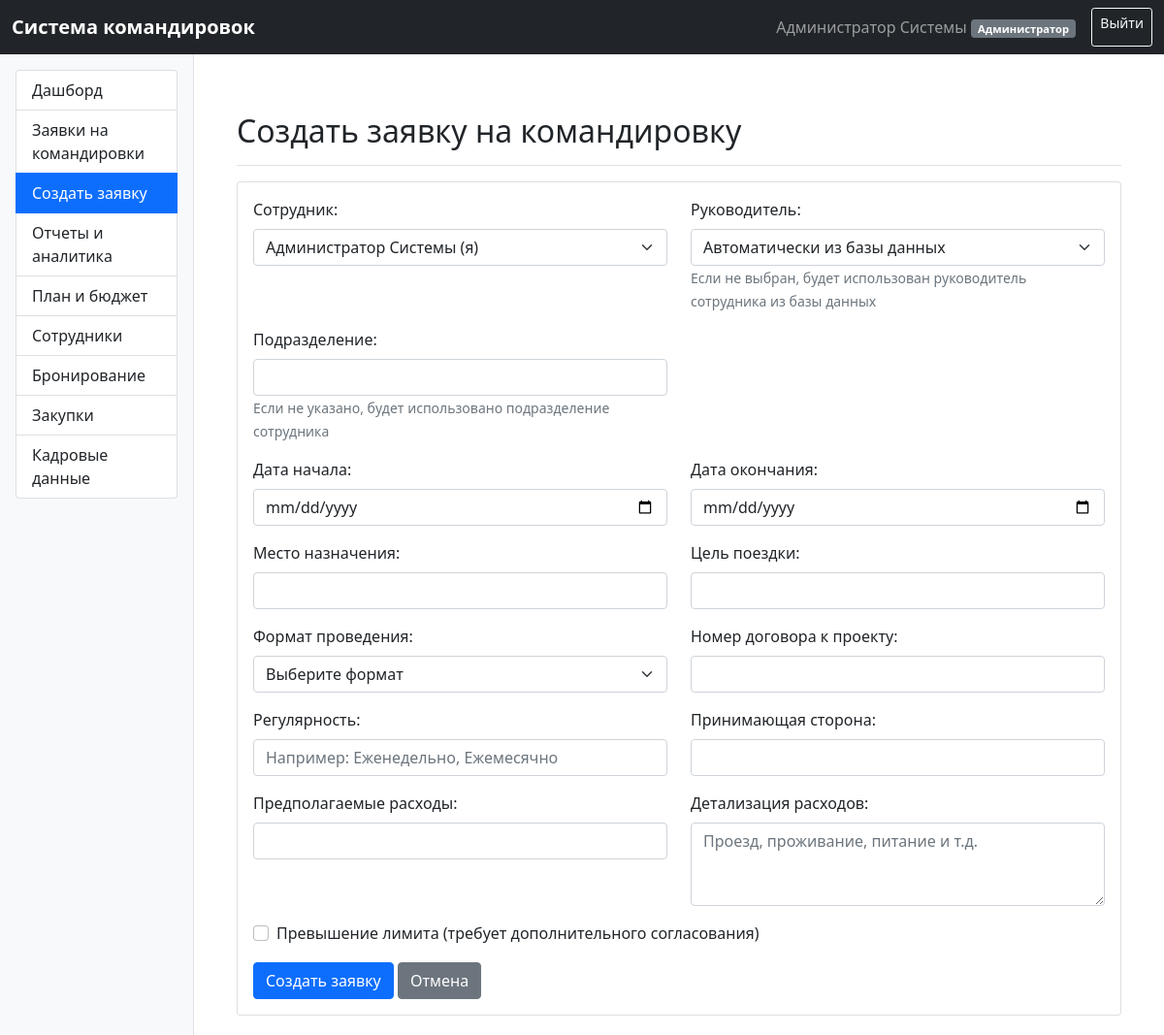
Page /create_trip (signed in) on the committed database.
### app.py (models this page shows)
class User(db.Model):
    __tablename__ = 'user'
    id = db.Column(db.Integer, primary_key=True)
    username = db.Column(db.String(80), unique=True, nullable=False)
    password_hash = db.Column(db.String(120), nullable=False)
    full_name = db.Column(db.String(100), nullable=False)
    role = db.Column(db.String(10), nullable=False)  # A, B (Безопасность), BU (Бухгалтерия), GR, R, S, K, TK, Z
    manager_id = db.Column(db.Integer, db.ForeignKey('user.id'), nullable=True)
    passport_data = db.Column(db.Text)
    department = db.Column(db.String(100))
    manager = db.relationship('User', remote_side=[id], backref='subordinates')
    created_trips = db.relationship('BusinessTrip', backref='employee', foreign_keys='BusinessTrip.employee_id')
    managed_trips = db.relationship('BusinessTrip', backref='manager_rel', foreign_keys='BusinessTrip.manager_id')
    email = db.Column(db.String(100))  # Email для уведомлений

### app.py (the view, shortened to what this page needs)
@app.route('/create_trip', methods=['GET', 'POST'])
@login_required
@role_required(['A', 'GR', 'R', 'S'])
def create_trip():
    user = User.query.get(session['user_id'])
    managers = User.query.filter(User.role.in_(['R', 'GR'])).all()
    employees = []
    if user.role == 'A' or user.role == 'GR':
        employees = User.query.filter(User.role == 'S').all()
    elif user.role == 'R':
        employees = user.subordinates
    return render_template('create_trip.html', user=user, managers=managers, employees=employees)

### app.py (called while the page is built)
def login_required(f):
    @wraps(f)
    def decorated_function(*args, **kwargs):
        if 'user_id' not in session:
            return redirect(url_for('login'))
        return f(*args, **kwargs)
    return decorated_function

def role_required(roles):
    def decorator(f):
        @wraps(f)
        def decorated_function(*args, **kwargs):
            if 'user_id' not in session:
                return redirect(url_for('login'))
            user = User.query.get(session['user_id'])
            if user.role not in roles:
                flash('Недостаточно прав для доступа к этой странице', 'error')
                return redirect(url_for('dashboard'))
            return f(*args, **kwargs)
        return decorated_function
    return decorator

### templates/create_trip.html (shortened to what this page needs)
{% extends "base.html" %}
{% block content %}
    <div class="d-flex justify-content-between flex-wrap flex-md-nowrap align-items-center pt-3 pb-2 mb-3 border-bottom">
        <h1 class="h2">Создать заявку на командировку</h1>
    </div>
    <div class="card">
        <div class="card-body">
            <form method="POST">
                <div class="row mb-3">
                    {% if user.role in ['A', 'GR', 'R'] and employees %}
                        <div class="col-md-6">
                            <label for="employee_id" class="form-label">Сотрудник:</label>
                            <select class="form-select" id="employee_id" name="employee_id">
                                <option value="{{ user.id }}">{{ user.full_name }} (я)</option>
                            </select>
                        </div>
                    {% else %}
                        <input type="hidden" name="employee_id" value="{{ user.id }}">
                    {% endif %}
                    <div class="col-md-6">
                        <label for="manager_id" class="form-label">Руководитель:</label>
                        <select class="form-select" id="manager_id" name="manager_id">
                            <option value="">Автоматически из базы данных</option>
                        </select>
                        <small class="form-text text-muted">Если не выбран, будет использован руководитель сотрудника из
                            базы данных</small>
                    </div>
                </div>
                <div class="row mb-3">
                    <div class="col-md-6">
                        <label for="department" class="form-label">Подразделение:</label>
                        <input type="text" class="form-control" id="department" name="department">
                        <small class="form-text text-muted">Если не указано, будет использовано подразделение
                            сотрудника</small>
                    </div>
                </div>
                <div class="row mb-3">
                    <div class="col-md-6">
                        <label for="start_date" class="form-label">Дата начала:</label>
                        <input type="date" class="form-control" id="start_date" name="start_date" required>
                    </div>
                    <div class="col-md-6">
                        <label for="end_date" class="form-label">Дата окончания:</label>
                        <input type="date" class="form-control" id="end_date" name="end_date" required>
                    </div>
                </div>
                <div class="row mb-3">
                    <div class="col-md-6">
                        <label for="destination" class="form-label">Место назначения:</label>
                        <input type="text" class="form-control" id="destination" name="destination" required>
                    </div>
                    <div class="col-md-6">
                        <label for="purpose" class="form-label">Цель поездки:</label>
                        <input type="text" class="form-control" id="purpose" name="purpose" required>
                    </div>
                </div>
                <div class="row mb-3">
                    <div class="col-md-6">
                        <label for="trip_format" class="form-label">Формат проведения:</label>
                        <select class="form-select" id="trip_format" name="trip_format">
                            <option value="">Выберите формат</option>
                        </select>
                    </div>
                    <div class="col-md-6">
                        <label for="project_number" class="form-label">Номер договора к проекту:</label>
                        <input type="text" class="form-control" id="project_number" name="project_number">
                    </div>
                </div>
                <div class="row mb-3">
                    <div class="col-md-6">
                        <label for="regularity" class="form-label">Регулярность:</label>
                        <input type="text" class="form-control" id="regularity" name="regularity"
                               placeholder="Например: Еженедельно, Ежемесячно">
                    </div>
                    <div class="col-md-6">
                        <label for="receiving_party" class="form-label">Принимающая сторона:</label>
                        <input type="text" class="form-control" id="receiving_party" name="receiving_party">
                    </div>
                </div>
                <div class="row mb-3">
                    <div class="col-md-6">
                        <label for="estimated_costs" class="form-label">Предполагаемые расходы:</label>
                        <input type="number" step="0.01" class="form-control" id="estimated_costs"
                               name="estimated_costs" required>
                    </div>
                    <div class="col-md-6">
                        <label for="cost_details" class="form-label">Детализация расходов:</label>
                        <textarea class="form-control" id="cost_details" name="cost_details" rows="3"
                                  placeholder="Проезд, проживание, питание и т.д."></textarea>
                    </div>
                </div>
                <div class="row mb-3">
                    <div class="col-md-12">
                        <div class="form-check">
                            <input class="form-check-input" type="checkbox" id="over_limit" name="over_limit">
                            <label class="form-check-label" for="over_limit">
                                Превышение лимита (требует дополнительного согласования)
                            </label>
                        </div>
                    </div>
                </div>
                <button type="submit" class="btn btn-primary">Создать заявку</button>
                <a href="{{ url_for('trips') }}" class="btn btn-secondary">Отмена</a>
            </form>
        </div>
    </div>
{% endblock %}

### templates/base.html (shortened to what this page needs)
<!DOCTYPE html>
<html lang="ru">
<head>
    <link href="https://cdn.jsdelivr.net/npm/bootstrap@5.1.3/dist/css/bootstrap.min.css" rel="stylesheet">
</head>
<body>
<nav class="navbar navbar-expand-lg navbar-dark bg-dark">
    <div class="container-fluid">
        <a class="navbar-brand" href="{{ url_for('dashboard') }}">Система командировок</a>
        {% if session.user_id %}
            <div class="navbar-nav ms-auto">
                <span class="navbar-text me-3">
                    {{ session.full_name }} <span class="badge bg-secondary role-badge">
                        {% if session.role == 'A' %}Администратор
                        {% elif session.role == 'B' %}Безопасность
                        {% elif session.role == 'BU' %}Бухгалтерия
                        {% elif session.role == 'GR' %}Главный руководитель
                        {% elif session.role == 'R' %}Руководитель
                        {% elif session.role == 'S' %}Сотрудник
                        {% elif session.role == 'K' %}Кадры
                        {% elif session.role == 'TK' %}Travel-координатор
                        {% elif session.role == 'Z' %}Закупки
                        {% else %}{{ session.role }}{% endif %}
                    </span>
                </span>
                <a class="btn btn-outline-light btn-sm" href="{{ url_for('logout') }}">Выйти</a>
            </div>
        {% endif %}
    </div>
</nav>
<div class="container-fluid">
    <div class="row">
        {% if session.user_id %}
            <div class="col-md-2 sidebar p-3">
                <div class="list-group">
                    <a href="{{ url_for('dashboard') }}"
                       class="list-group-item list-group-item-action {% if request.endpoint == 'dashboard' %}active{% endif %}">
                        Дашборд
                    </a>
                    <a href="{{ url_for('trips') }}"
                       class="list-group-item list-group-item-action {% if request.endpoint == 'trips' %}active{% endif %}">
                        Заявки на командировки
                    </a>
                    {% if session.role in ['A', 'GR', 'R', 'S'] %}
                        <a href="{{ url_for('create_trip') }}"
                           class="list-group-item list-group-item-action {% if request.endpoint == 'create_trip' %}active{% endif %}">
                            Создать заявку
                        </a>
                    {% endif %}
                    {% if session.role in ['A', 'B', 'BU', 'GR', 'R', 'S', 'TK', 'Z'] %}
                        <a href="{{ url_for('reports') }}"
                           class="list-group-item list-group-item-action {% if request.endpoint == 'reports' %}active{% endif %}">
                            Отчеты и аналитика
                        </a>
                    {% endif %}
                    {% if session.role in ['A', 'B', 'BU', 'GR', 'R', 'S'] %}
                        <a href="{{ url_for('planning') }}"
                           class="list-group-item list-group-item-action {% if request.endpoint == 'planning' %}active{% endif %}">
                            План и бюджет
                        </a>
                    {% endif %}
                    {% if session.role in ['A', 'B'] %}
                        <a href="{{ url_for('employees') }}"
                           class="list-group-item list-group-item-action {% if request.endpoint == 'employees' %}active{% endif %}">
                            Сотрудники
                        </a>
                    {% endif %}
                    {% if session.role in ['A', 'TK'] %}
                        <a href="#" class="list-group-item list-group-item-action">
                            Бронирование
                        </a>
                    {% endif %}
                    {% if session.role in ['A', 'Z'] %}
                        <a href="#" class="list-group-item list-group-item-action">
                            Закупки
                        </a>
                    {% endif %}
                    {% if session.role in ['A', 'K'] %}
                        <a href="#" class="list-group-item list-group-item-action">
                            Кадровые данные
                        </a>
                    {% endif %}
                </div>
            </div>
        {% endif %}
        <div class="{% if session.user_id %}col-md-10 main-content{% else %}col-12{% endif %}">
            <div class="container mt-4">
                {% block content %}{% endblock %}
            </div>
        </div>
    </div>
</div>
</body>
</html>

### templates/base.html (style rules this page uses)
.sidebar { min-height: calc(100vh - 56px); background-color: #f8f9fa; border-right: 1px solid #dee2e6; }
.navbar-brand { font-weight: bold; }
.role-badge { font-size: 0.7em; vertical-align: middle; }
.main-content { padding: 20px; }

### rows in the picture
User: full_name "Администратор Системы", employee_id "Администратор Системы (я)"
